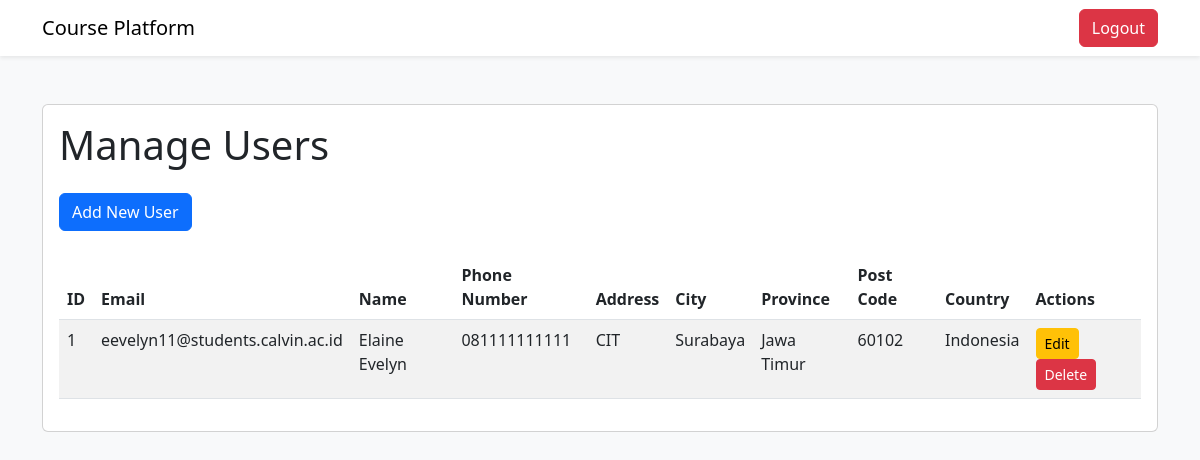
/admin/manage-users (signed in), run on an earlier commit of the app's database.
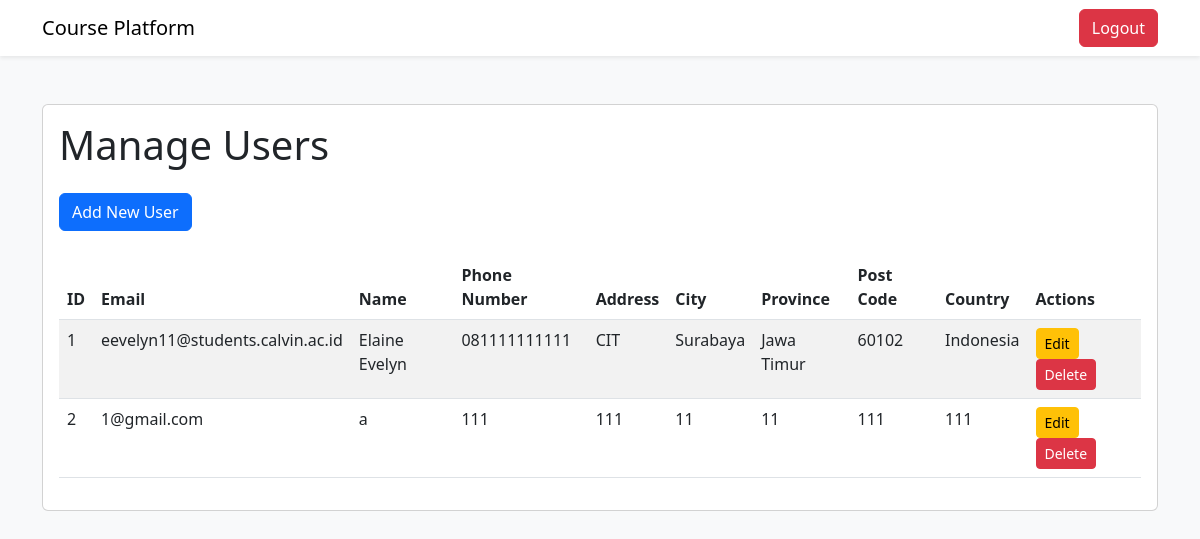
And on a later commit of the database.
### tables this page shows
CREATE TABLE peserta (
                id_peserta INTEGER PRIMARY KEY AUTOINCREMENT,
                email TEXT NOT NULL,
                nama_peserta TEXT NOT NULL,
                password TEXT NOT NULL,
                no_telpon TEXT NOT NULL,
                alamat TEXT NOT NULL,
                kota TEXT NOT NULL,
                provinsi TEXT NOT NULL,
                kode_pos INT NOT NULL,
                negara TEXT NOT NULL
            );

### features/auth.py (the view)
    def manage_users(self):
        if not session.get('email') and session.get('role') != 'admin':
            return redirect('/login_admin')
        users = query_db('SELECT * FROM peserta')
        return render_template('manage_users_page.html', users=users)

### database.py (called while the page is built)
def get_db():
    db = getattr(g, '_database', None)
    if db is None:
        db = g._database = sqlite3.connect(DATABASE)
        db.row_factory = sqlite3.Row
    return db

def query_db(query, args=(), one=False):
    cur = get_db().execute(query, args)
    rv = cur.fetchall()
    cur.close()
    get_db().commit()
    return (rv[0] if rv else None) if one else rv

### templates/manage_users_page.html (shortened to what this page needs)
<!DOCTYPE html>
<html lang="en">
<head>
    <link href="https://cdn.jsdelivr.net/npm/bootstrap@5.3.0/dist/css/bootstrap.min.css" rel="stylesheet">
</head>
<body class="bg-light">
    <nav class="navbar navbar-expand-lg navbar-light bg-white shadow-sm">
        <div class="container">
            <a class="navbar-brand" href="/admin">Course Platform</a>
            <div class="d-flex">
                <a href="/logout" class="btn btn-danger">Logout</a>
            </div>
        </div>
    </nav>
    <div class="container py-5">
        <div class="card">
            <div class="card-body">
                <h1 class="card-title mb-4">Manage Users</h1>
                <div class="mb-4">
                    <a href="/admin/add-user" class="btn btn-primary">Add New User</a>
                </div>
                <table class="table table-striped">
                    <thead>
                        <tr>
                            <th>ID</th>
                            <th>Email</th>
                            <th>Name</th>
                            <th>Phone Number</th>
                            <th>Address</th>
                            <th>City</th>
                            <th>Province</th>
                            <th>Post Code</th>
                            <th>Country</th>
                            <th>Actions</th>
                        </tr>
                    </thead>
                    <tbody>
                        {% for user in users %}
                        <tr>
                            <td>{{ user.id_peserta }}</td>
                            <td>{{ user.email }}</td>
                            <td>{{ user.nama_peserta }}</td>
                            <td>{{ user.no_telpon }}</td>
                            <td>{{ user.alamat }}</td>
                            <td>{{ user.kota }}</td>
                            <td>{{ user.provinsi }}</td>
                            <td>{{ user.kode_pos }}</td>
                            <td>{{ user.negara }}</td>
                            <td>
                                <a href="/admin/edit-user/{{ user.id_peserta }}" class="btn btn-sm btn-warning">Edit</a>
                                <a href="/admin/delete-user/{{ user.id_peserta }}"
                                    class="btn btn-sm btn-danger">Delete</a>
                            </td>
                        </tr>
                        {% endfor %}
                    </tbody>
                </table>
            </div>
        </div>
    </div>
</body>
</html>

What changed in the data, as far as the page shows it:
added peserta: id_peserta "2", email "1@gmail.com", nama_peserta "a", no_telpon "111", alamat "111", kota "11", provinsi "11", kode_pos "111", negara "111"
